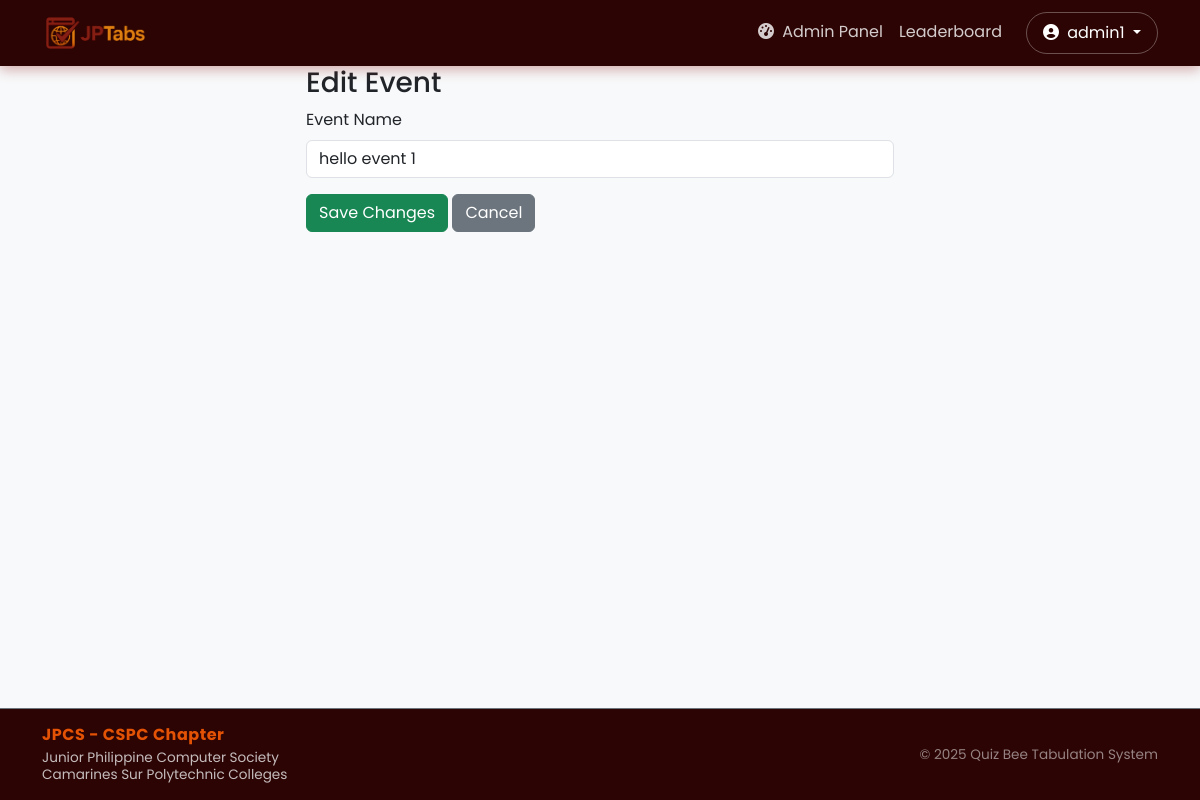
/admin/event/edit/1 (signed in), run on an earlier commit of the app's database.
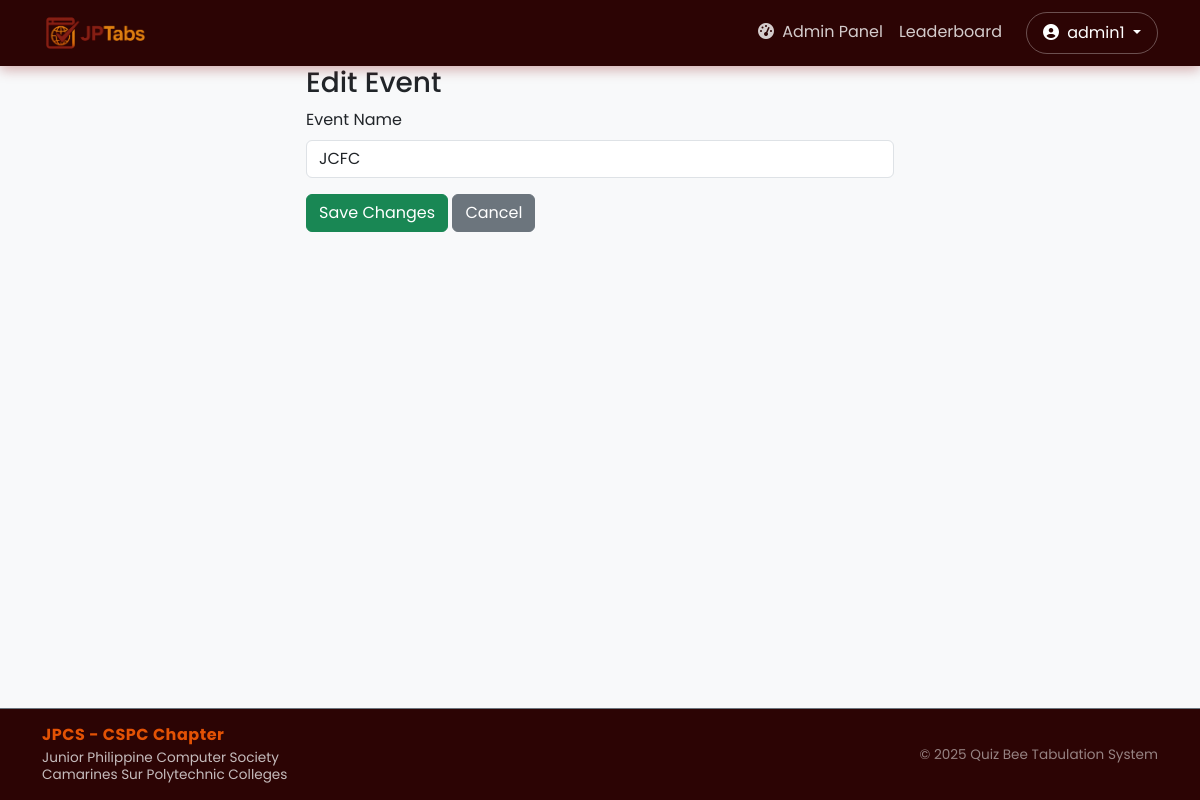
And on a later commit of the database.
### website/models.py (models this page shows)
class Event(db.Model):
    id = db.Column(db.Integer, primary_key=True)
    name = db.Column(db.String(150), nullable=False)
    is_active = db.Column(db.Boolean, default=False, index=True)
    scoring_type = db.Column(db.String(50), default='per_round')
    schools = db.relationship('School', backref='event', cascade='all, delete-orphan')
    rounds = db.relationship('Round', backref='event', cascade='all, delete-orphan')

### website/views.py (the view)
@views.route('/admin/event/edit/<int:event_id>', methods=['GET', 'POST'])
@login_required
def edit_event(event_id):
    if current_user.role != 'admin': return "Unauthorized", 403
    event = Event.query.get_or_404(event_id)
    if request.method == 'POST':
        event.name = request.form.get('name')
        db.session.commit()
        flash('Event updated.', category='success')
        return redirect(url_for('views.event_registration'))
    return render_template('admin/event_edit.html', event=event)

### website/__init__.py (called while the page is built)
def create_app():
    app = Flask(__name__)
    app.config['SECRET_KEY'] = 'kyle heineken lee'
    app.config['SQLALCHEMY_DATABASE_URI'] = f'sqlite:///{DB_NAME}'
    db.init_app(app)
    from .models import User
    from .views import views
    from .auth import auth
    app.register_blueprint(views, url_prefix='/')
    app.register_blueprint(auth, url_prefix='/')
    login_manager.init_app(app)
    @login_manager.user_loader
    def load_user(id):
        return User.query.get(int(id))
    return app

### website/templates/admin/event_edit.html (shortened to what this page needs)
{% extends "base.html" %}
{% block content %}
<div class="row justify-content-center">
    <div class="col-md-6">
        <h3>Edit Event</h3>
        <form method="POST">
            <div class="mb-3">
                <label class="form-label">Event Name</label>
                <input type="text" name="name" class="form-control" value="{{ event.name }}" required>
            </div>
            <button type="submit" class="btn btn-success">Save Changes</button>
            <a href="{{ url_for('views.event_registration') }}" class="btn btn-secondary">Cancel</a>
        </form>
    </div>
</div>
{% endblock %}

What changed in the data, as far as the page shows it:
changed Event: name "hello event 1" → "JCFC"
